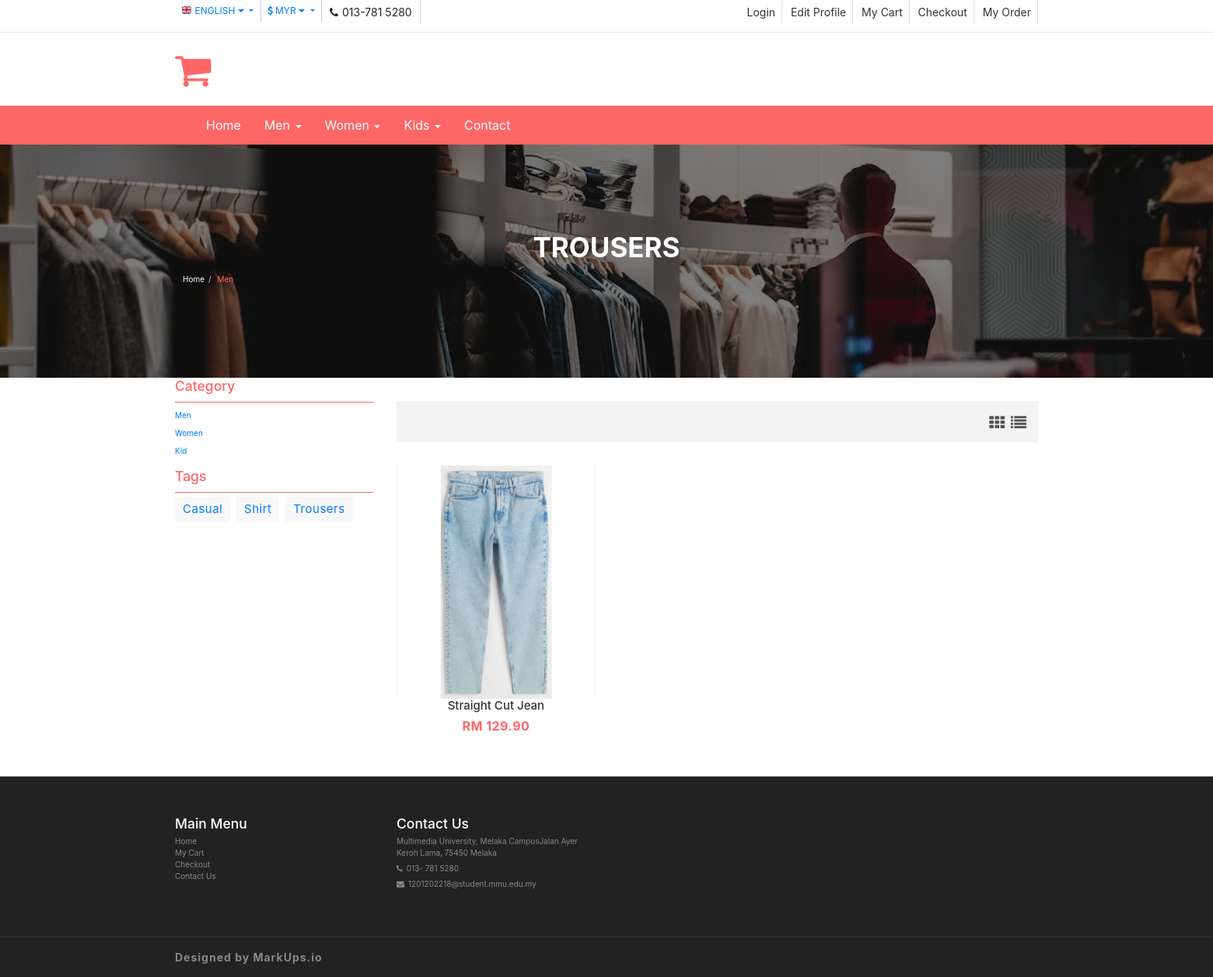
Page /mentrousers.php on the committed database.
### tables this page shows
CREATE TABLE `products` (
  `product_id` int(11) NOT NULL,
  `product_name` varchar(255) NOT NULL,
  `product_type` varchar(255) NOT NULL,
  `product_price` decimal(10,2) NOT NULL,
  `product_image` varchar(255) NOT NULL
);

### mentrousers.php (the view, shortened to what this page needs)
<?php
  include("logincon.php");
?>
<!DOCTYPE html>
<html lang="en">
  <head>
    <link href="css/font-awesome.css" rel="stylesheet">
    <link href="css/bootstrap.css" rel="stylesheet">
    <link href="css/jquery.smartmenus.bootstrap.css" rel="stylesheet">
    <link rel="stylesheet" type="text/css" href="css/jquery.simpleLens.css">
    <link rel="stylesheet" type="text/css" href="css/slick.css">
    <link rel="stylesheet" type="text/css" href="css/nouislider.css">
    <link id="switcher" href="css/theme-color/default-theme.css" rel="stylesheet">
    <link href="css/sequence-theme.modern-slide-in.css" rel="stylesheet" media="all">
    <link href="css/style.css" rel="stylesheet">
    <link rel="stylesheet" href="//cdn.jsdelivr.net/npm/alertifyjs@1.13.1/build/css/alertify.min.css"/>
    <link rel="stylesheet" href="//cdn.jsdelivr.net/npm/alertifyjs@1.13.1/build/css/themes/bootstrap.min.css"/>
  </head>
  <body>
  <header id="aa-header">
    <div class="aa-header-top">
      <div class="container">
        <div class="row">
          <div class="col-md-12">
            <div class="aa-header-top-area">
              <div class="aa-header-top-left">
                <div class="aa-language">
                  <div class="dropdown">
                    <a class="btn dropdown-toggle" href="#" type="button" id="dropdownMenu1" data-toggle="dropdown" aria-haspopup="true" aria-expanded="true">
                      <img src="img/flag/english.jpg" alt="english flag">ENGLISH
                      <span class="caret"></span>
                    </a>
                  </div>
                </div>
                <div class="aa-currency">
                  <div class="dropdown">
                    <a class="btn dropdown-toggle" href="#" type="button" id="dropdownMenu1" data-toggle="dropdown" aria-haspopup="true" aria-expanded="true">
                      <i class="fa fa-usd"></i>MYR
                      <span class="caret"></span>
                    </a>
                  </div>
                </div>
                <div class="cellphone hidden-xs">
                  <p><span class="fa fa-phone"></span>013-781 5280</p>
                </div>
              </div>
              <div class="aa-header-top-right">
                <ul class="aa-head-top-nav-right">
                <?php
                        if(!isset($_SESSION['auth']))
                        {?>
                            <li class="hidden-xs"><a href="login.php">Login </a></li>
                <?php   } ?>
                        <li class="hidden-xs"><a href="editprofile.php">Edit Profile</a></li>
                        <li class="hidden-xs"><a href="cart.php">My Cart</a></li>
                        <li class="hidden-xs"><a href="checkout.php">Checkout</a></li>
                        <li class="hidden-xs"><a href="myorder.php">My Order</a></li>
                </ul>
              </div>
            </div>
          </div>
        </div>
      </div>
    </div>
    <div class="aa-header-bottom">
      <div class="container">
        <div class="row">
          <div class="col-md-12">
            <div class="aa-header-bottom-area">
              <div class="aa-logo">
                <a href="index.php">
                <span class="fa fa-shopping-cart"></span>
                </a>
              </div>
            </div>
          </div>
        </div>
      </div>
    </div>
  </header>
  <section id="menu">
    <div class="container">
      <div class="menu-area">
        <div class="navbar navbar-default" role="navigation">
          <div class="navbar-collapse collapse">
            <ul class="nav navbar-nav">
              <li><a href="index.php">Home</a></li>
              <li><a href="#">Men <span class="caret"></span></a>
              </li>
              <li><a href="#">Women <span class="caret"></span></a>
              </li>
              <li><a href="#">Kids <span class="caret"></span></a>
              </li>
              <li><a href="contact.php">Contact</a></li>
            </ul>
          </div>
        </div>
      </div>
    </div>
  </section>
  <section id="aa-catg-head-banner">
    <img src="img/bpmen.png" alt="fashion img">
    <div class="aa-catg-head-banner-area">
      <div class="container">
        <div class="aa-catg-head-banner-content">
          <h2>Trousers</h2>
          <ol class="breadcrumb">
            <li><a href="index.php">Home</a></li>
            <li class="active">Men</li>
          </ol>
        </div>
      </div>
    </div>
  </section>
  <section id="aa-product-category">
    <div class="container">
      <div class="row">
        <div class="col-lg-9 col-md-9 col-sm-8 col-md-push-3">
          <div class="aa-product-catg-content">
            <div class="aa-product-catg-head">
              <div class="aa-product-catg-head-right">
                <a id="grid-catg" href="#"><span class="fa fa-th"></span></a>
                <a id="list-catg" href="#"><span class="fa fa-list"></span></a>
              </div>
            </div>
            <div class="aa-product-catg-body">
              <ul class="aa-product-catg">
                <form method="POST" action="mentrousers.php">
                <?php
                  $products_query = "SELECT * FROM products WHERE product_type = 'Men Trousers' ";
                  $query_run = mysqli_query($con, $products_query);;
                  if(mysqli_num_rows($query_run) > 0)
                  {
                    foreach($query_run as $item)
                    {?>
                      <li>
                        <figure>
                          <a class="aa-product-img" href="#"><img src="./img/product/<?= $item['product_image']; ?>"></a>
                          <figcaption>
                            <h4 class="aa-product-title"><a href="#"><?= $item['product_name']; ?></a></h4>
                            <span class="aa-product-price">RM <?= $item['product_price']; ?></span><span class="aa-product-price"></span>
                          </figcaption>
                        </figure>
                      </li>
              <?php }
                  }
                  else
                  {
                    echo "No Data Available";
                  }
                ?>
                </form>
            </div>
          </div>
        </div>
        <div class="col-lg-3 col-md-3 col-sm-4 col-md-pull-9">
          <aside class="aa-sidebar">
            <div class="aa-sidebar-widget">
              <h3>Category</h3>
              <ul class="aa-catg-nav">
                <li><a href="mencasual.php">Men</a></li>
                <li><a href="womencasual.php">Women</a></li>
                <li><a href="kidcasual.php">Kid</a></li>
              </ul>
            </div>
            <div class="aa-sidebar-widget">
              <h3>Tags</h3>
              <div class="tag-cloud">
                <a href="mencasual.php">Casual</a>
                <a href="menshirt.php">Shirt</a>
                <a href="mentrousers.php">Trousers</a>
              </div>
            </div>
          </aside>
        </div>
      </div>
    </div>
  </section>
  <footer id="aa-footer">
    <div class="aa-footer-top">
     <div class="container">
        <div class="row">
        <div class="col-md-12">
          <div class="aa-footer-top-area">
            <div class="row">
              <div class="col-md-3 col-sm-6">
                <div class="aa-footer-widget">
                  <h3>Main Menu</h3>
                  <ul class="aa-footer-nav">
                    <li><a href="index.php">Home</a></li>
                    <li><a href="cart.php">My Cart</a></li>
                    <li><a href="checkout.php">Checkout</a></li>
                    <li><a href="contact.php">Contact Us</a></li>
                  </ul>
                </div>
              </div>
              <div class="col-md-3 col-sm-6">
                <div class="aa-footer-widget">
                  <div class="aa-footer-widget">
                    <h3>Contact Us</h3>
                    <address>
                      <p> Multimedia University, Melaka CampusJalan Ayer Keroh Lama, 75450 Melaka</p>
                      <p><span class="fa fa-phone"></span>013- 781 5280</p>
                      <p><span class="fa fa-envelope"></span>1201202218@student.mmu.edu.my</p>
                    </address>
                  </div>
                </div>
              </div>
            </div>
          </div>
        </div>
      </div>
     </div>
    </div>
    <div class="aa-footer-bottom">
      <div class="container">
        <div class="row">
        <div class="col-md-12">
          <div class="aa-footer-bottom-area">
            <p>Designed by <a href="http://www.markups.io/">MarkUps.io</a></p>
          </div>
        </div>
      </div>
      </div>
    </div>
  </footer>
  </body>
</html>

### css/theme-color/default-theme.css (style rules this page uses)
h2 { color: #ff6666; }
#aa-header .aa-header-bottom .aa-header-bottom-area .aa-logo a > span { color: #ff6666; }
#menu { background-color: #ff6666; }
.aa-product-catg li .aa-product-price { color: #ff6666; }
#aa-catg-head-banner .aa-catg-head-banner-area .aa-catg-head-banner-content .breadcrumb .active { color: #ff6666; }
#aa-product-category .aa-sidebar .aa-sidebar-widget h3 { color: #ff6666; border-bottom: 1px solid #ff6666; }

### rows in the picture
products: product_image (picture), product_name "Straight Cut Jean", product_price "129.90"
